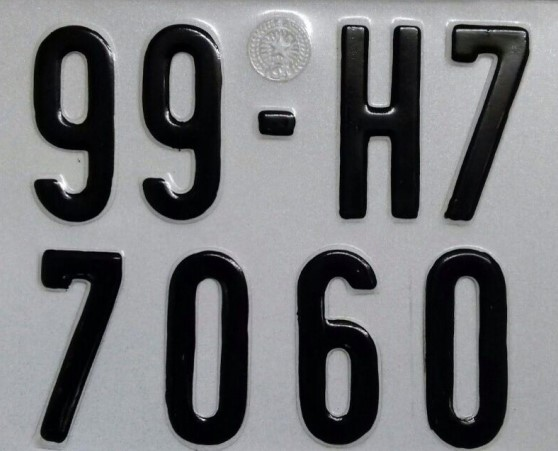
#> input picture OpenCV/Bienso.jpg, 558 x 451 px
$ jupyter execute OpenCV.ipynb
#> lines starting #> are read from the running program, lines starting #| are printed output that depends on the picture; after the words box and inside, x2 and y2 are one past the last pixel; in counts of white or black regions, pixels touching at a corner belong together
### OpenCV/non_max_suppression.py
import numpy as np
import cv2
import numpy as np
from PIL import Image
import requests
from io import BytesIO
import matplotlib.pyplot as plt


img = cv2.imread('Bienso.jpg')
#CHuyển ảnh sang image gray
imgGray = cv2.cvtColor(img, cv2.COLOR_BGR2GRAY)
#CHuyển ảnh sang ảnh nhị phân
_, imgBi = cv2.threshold(img, 100, 255, cv2.THRESH_BINARY)
#Chuyển ảnh sang grayimage
imgGrayBi = cv2.cvtColor(imgBi, cv2.COLOR_BGR2GRAY)
plt.figure(figsize=(16,4))
plt.subplot(141), plt.imshow(img), plt.title('Original image')
plt.subplot(142), plt.imshow(imgGray), plt.title('Gray image')
plt.subplot(143), plt. imshow(imgBi), plt.title('Binary image')
plt.subplot(144), plt.imshow(imgGrayBi), plt.title('Gray of Binary image')
contours, hierarchy = cv2.findContours(imgGrayBi, cv2.RETR_TREE, cv2.CHAIN_APPROX_SIMPLE)
contours, hierarchy = cv2.findContours(imgGrayBi, cv2.RETR_TREE, cv2.CHAIN_APPROX_SIMPLE)
#Sắp xếp các contour theo diện tích giảm dần:
area_cnt = [cv2.contourArea(cnt) for cnt in contours]
area_sort = np.argsort(area_cnt)[::-1]
#Top 20 contours có diện tích lớn nhất
area_sort[:20]

def _drawBoundingbox(img, cnt):
    x, y, w, h = cv2.boundingRect(cnt)
    tmg = cv2.rectangle(img, (x,y), (x+w,y+h), (0,255,0), 2)
    return img

imgOrigin = img.copy()
#Vẽ bounding box cho 25 contours cps diện tích lớn nhất
for i in area_sort[:25]:
    cnt = contours[i]
    imgOrigin = _drawBoundingbox(imgOrigin, cnt)
plt.imshow(imgOrigin)

def non_max_suppression(boxes, overlapThresh):
  '''
  boxes: List các bounding box
  overlapThresh: Ngưỡng overlapping giữa các hình ảnh
  '''
  # Nếu không có bounding boxes thì trả về empty list
  if len(boxes)==0:
    return []
  # Nếu bounding boxes nguyên thì chuyển sang float.
  if boxes.dtype.kind == "i":
    boxes = boxes.astype("float")

  # Khởi tạo list của index được lựa chọn
  pick = []

  # Lấy ra tọa độ của các bounding boxes
  x1 = boxes[:,0]
  y1 = boxes[:,1]
  x2 = boxes[:,2]
  y2 = boxes[:,3]

  # Tính toàn diện tích của các bounding boxes và sắp xếp chúng theo thứ tự từ bottom-right, chính là tọa độ theo y của bounding box
  area = (x2 - x1 + 1) * (y2 - y1 + 1)
  idxs = np.argsort(y2)
  # Khởi tạo một vòng while loop qua các index xuất hiện trong indexes
  while len(idxs) > 0:
    # Lấy ra index cuối cùng của list các indexes và thêm giá trị index vào danh sách các indexes được lựa chọn
    last = len(idxs) - 1
    i = idxs[last]
    pick.append(i)

    # Tìm cặp tọa độ lớn nhất (x, y) là điểm bắt đầu của bounding box và tọa độ nhỏ nhất (x, y) là điểm kết thúc của bounding box
    xx1 = np.maximum(x1[i], x1[idxs[:last]])
    yy1 = np.maximum(y1[i], y1[idxs[:last]])
    xx2 = np.minimum(x2[i], x2[idxs[:last]])
    yy2 = np.minimum(y2[i], y2[idxs[:last]])

    # Tính toán width và height của bounding box
    w = np.maximum(0, xx2 - xx1 + 1)
    h = np.maximum(0, yy2 - yy1 + 1)

    # Tính toán tỷ lệ diện tích overlap
    overlap = (w * h) / area[idxs[:last]]

    # Xóa index cuối cùng và index của bounding box mà tỷ lệ diện tích overlap > overlapThreshold
    idxs = np.delete(idxs, np.concatenate(([last],
      np.where(overlap > overlapThresh)[0])))
  # Trả ra list các index được lựa chọn
  return boxes[pick].astype("int")

boundingBoxes = [cv2.boundingRect(cnt) for cnt in contours]
boundingBoxes = np.array([(x,y,x+w,y+h) for (x,y,w,h) in boundingBoxes])
pick = non_max_suppression(boundingBoxes, 0.5)
x,y,w,h = cv2.boundingRect(cnt)

# Vẽ bounding box cho 25 contours có diện tích lớn nhất
boundingBoxes = []
for i in area_sort[:25]:
  cnt = contours[i]
  x,y,w,h = cv2.boundingRect(cnt)
  x1, y1, x2, y2 = x, y, x+w, y+h
  boundingBoxes.append((x1, y1, x2, y2))

# Remove đi bounding box parent (chính là khung hình bound toàn bộ hình ảnh), nếu không khi áp dụng non max suppression chỉ giữ lại bounding box này
boundingBoxes = [box for box in boundingBoxes if box[:2] != (0, 0)]
boundingBoxes = np.array(boundingBoxes)
pick = non_max_suppression(boundingBoxes, 0.5)
imgOrigin = img.copy()
for (startX, startY, endX, endY) in pick:
    imgOrigin = cv2.rectangle(imgOrigin, (startX, startY), (endX, endY), (0, 255, 0), 2)
plt.imshow(imgOrigin)

### OpenCV/OpenCV.ipynb
[cell 1]
import cv2
import numpy as np
from PIL import Image
import requests
from io import BytesIO
import matplotlib.pyplot as plt

[cell 2]
'''
    SCALE IMAGE
'''
img = cv2.imread('Bienso.jpg')
#> img is the input picture: shape (451, 558, 3); mean B, G, R 122.4, 119.8, 118.8
cv2.imshow('image', img)
cv2.waitKey(0)
print(img.shape)
#| (451, 558, 3)

[cell 3]
#   Scale bằng cách gấp đấy weight và height
h, w= img.shape[:2]
print('weight: {}'.format(w), 'height: {}'.format(h))
#| weight: 558 height: 451
imgScale = cv2.resize(img, ( int(w*2), int(h*2) ), interpolation = cv2.INTER_LINEAR)
print('Scale image shape: {}'.format(imgScale.shape))
#| Scale image shape: (902, 1116, 3)
# cv2.imshow('imagescale', imgScale)
# cv2.waitKey(0)
plt.subplot(121), plt.imshow(imgScale), plt.title('Origin Iamge')
plt.subplot(122), plt.imshow(imgScale), plt.title('Sacle Iamge')
print('Origin Image shape: {}'.format(img.shape))
#| Origin Image shape: (451, 558, 3)
print('Scale Image shape: {}'.format(imgScale.shape))
#| Scale Image shape: (902, 1116, 3)

[cell 4]
'''
    TRANSLATION IMAGE
'''
rows, cols = img.shape[:2]
#   Dịch chuyển hình ảnh xuống góc dưới bên phải
tx, ty = (200, 200)
M1 = np.array([[1, 0, tx],
              [0, 1, ty]], dtype=np.float32)
tran1 = cv2.warpAffine(img, M1, (cols, rows))

#   Dịch chuyển xuống góc dưới bên trái
M2 = np.array([[1, 0, -tx],
               [0, 1, ty]], dtype=np.float32)
tran2 = cv2.warpAffine(img, M2, (cols, rows))

#   Dịch chuyên lên góc trên bên phải
M3 = np.array([[1, 0, tx],
               [0, 1, -ty]], dtype= np.float32)
tran3 = cv2.warpAffine(img, M3, (cols, rows))

#   Dịch chuyển góc trên bên trái
M4 = np.array([[1, 0, -tx],
                [0, 1, -ty]], dtype= np.float32)
tran4 = cv2.warpAffine(img, M4, (cols, rows))


plt.figure(figsize=(16,4))
plt.subplot(151), plt.imshow(tran1), plt.title('Góc dưới bên phải')
plt.subplot(152), plt.imshow(tran2), plt.title('Góc dưới bên trái')
plt.subplot(153), plt.imshow(tran3), plt.title('Góc trên bên phải')
plt.subplot(154), plt.imshow(tran4), plt.title('Góc trên bên trái')

[cell 5]
'''
    SMOOTHING IMAGE
'''

[cell 6]
# Convolution 2D
kernel = np.ones((5,5), np.float32) / 25
imgSmooth = cv2.filter2D(img, -1, kernel)

plt.subplot(121), plt.imshow(img), plt.title('Original')
plt.xticks([]), plt.yticks([])
plt.subplot(122), plt.imshow(imgSmooth), plt.title('Averaging')
plt.xticks([]), plt.yticks([])
plt.show()

[cell 7]
'''
    PHƯƠNG PHÁP Canny PHÁT HIỆN Edge
'''
edges = cv2.Canny(img, 100, 200)
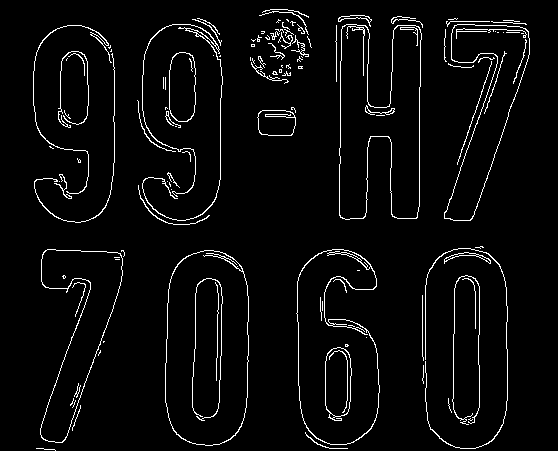
#> edges: shape (451, 558); 4% white in thin lines or dots, all inside (x1, y1, x2, y2) = (33, 9, 530, 451)
plt.subplot(121), plt.imshow(img, cmap='gray')
plt.title('Original Image'), plt.xticks([]), plt.yticks([])

plt.subplot(122), plt.imshow(edges, cmap='gray')
plt.title('Edge Image'), plt.xticks([]), plt.yticks([])

plt.show()

[cell 8]
'''
    CONTOUR
'''
img5 = cv2.imread('Bienso.jpg')
cv2.imshow('Bien so', img5)
cv2.waitKey(0)

#   Lọc ảnh bằng thuật toán Canny
img5Canny = cv2.Canny(img5, 100, 200)

contours, hierarchy = cv2.findContours(img5Canny, cv2.RETR_TREE, cv2.CHAIN_APPROX_SIMPLE)
#> contours = 167 contours, 133 with area under 20; largest, box (x1, y1, x2, y2) and area: (165, 250, 249, 446) 14364, (165, 250, 249, 446) 14292, (296, 249, 380, 445) 12012, (296, 249, 380, 445) 11839, (339, 24, 422, 220) 11404

imgOrigin = img5.copy()
img1 = img5.copy()
img2 = img5.copy()

# Vẽ toàn bộ contours trên hình ảnh gốc
cv2.drawContours(img1, contours, -1, (0, 255, 0), 3)
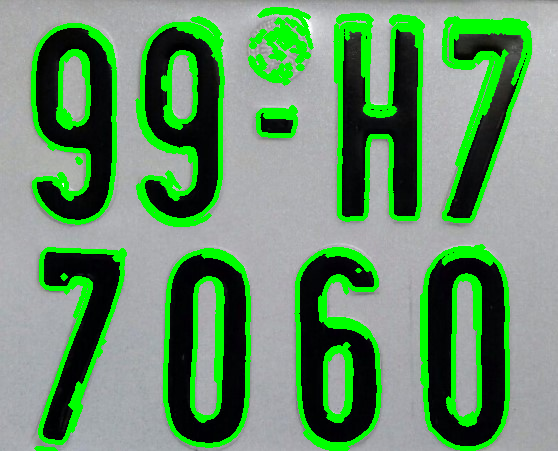
#> img1: shape (451, 558, 3); 16.68% of pixels changed, all inside (x1, y1, x2, y2) = (31, 7, 532, 451)

# Vẽ chỉ contour thứ 4 trên hình ảnh gốc
cv2.drawContours(img2, contours, 100, (0, 255, 0), 3)
#> img2: shape (451, 558, 3); 0.32% of pixels changed, all inside (x1, y1, x2, y2) = (167, 50, 198, 124)

plt.figure(figsize = (12, 3))
plt.subplot(141),plt.imshow(imgOrigin),plt.title('Original')
plt.xticks([]), plt.yticks([])
plt.subplot(142),plt.imshow(img5Canny),plt.title('Canny Binary Image')
plt.xticks([]), plt.yticks([])
plt.subplot(143),plt.imshow(img1),plt.title('All Contours')
plt.xticks([]), plt.yticks([])
plt.subplot(144),plt.imshow(img2),plt.title('Contour 4')
plt.xticks([]), plt.yticks([])

[cell 9]
#   Vẽ contour 0 trên hình ảnh gốc
img6 = cv2.imread('star.jpg')
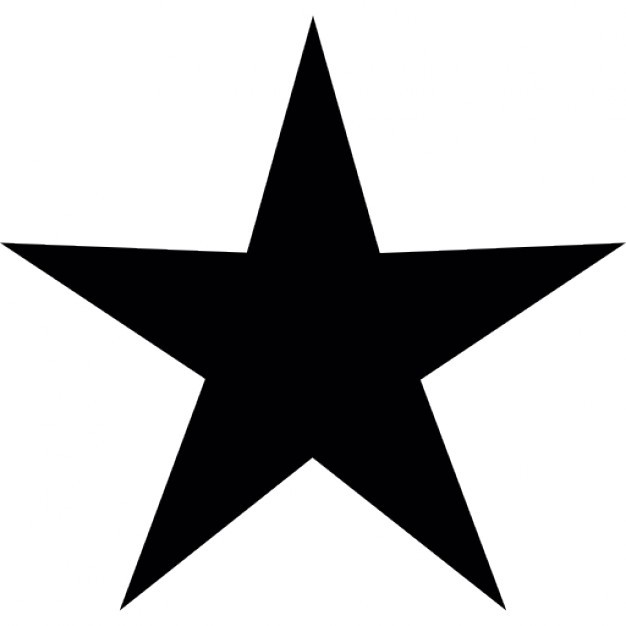
#> input picture OpenCV/star.jpg, 626 x 626 px
#> img6 is the input picture: shape (626, 626, 3); mean B, G, R 184.6, 184.1, 184.1
Img6Canny = cv2.Canny(img6, 100, 255)
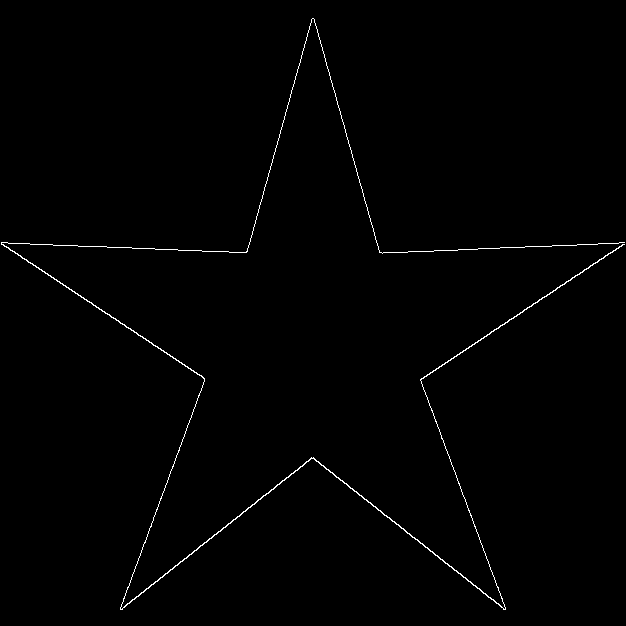
#> Img6Canny: shape (626, 626); 0.72% white in thin lines or dots
contours, hierarchy = cv2.findContours(Img6Canny, cv2.RETR_TREE, cv2.CHAIN_APPROX_SIMPLE)
#> contours = 1 contour; box (x1, y1, x2, y2) and area: (1, 18, 625, 610) 593
cv2.drawContours(img6, contours, 0, (0, 255, 0), 3)
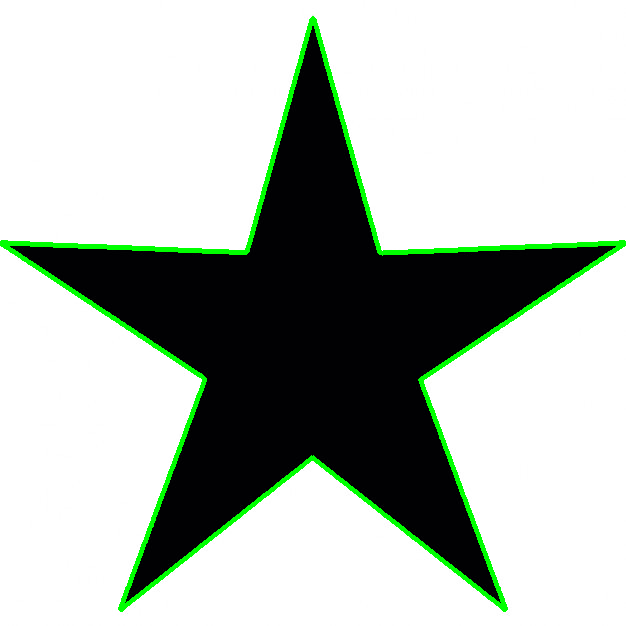
#> img6: shape (626, 626, 3); 2.96% of pixels changed, all inside (x1, y1, x2, y2) = (0, 16, 626, 612)
plt.imshow(Img6Canny)

[cell 10]
cnt = contours[0]
#> cnt = contour of 2160 points, box (x1, y1, x2, y2) (1, 18, 625, 610), area 593
M = cv2.moments(cnt)
#> M = moments, m00 593, centre m10/m00, m01/m00 = (312, 429.6)
print('Moment values of contour 0: {}'.format(M))
#> (printed output is left out)

[cell 11]
#Tính toán tâm của contour 0
cx = int(M['m10'] / M['m00'])
#> cx = 311
cy = int(M['m01'] / M['m00'])
#> cy = 429
print('Centroid position: ({}, {})'.format(cx, cy))
#| Centroid position: (311, 429)

#   Vẽ biểu đồ tâm contour[0] và vẽ contour[0]
plt.imshow(img6)
plt.scatter(cx, cy, s = 50, c='red', marker = 'o')

[cell 12]
'''
    Bounding bOx
'''
#   Vẽ Bounding box hình chữ nhật đứng
img5 = cv2.imread('Bienso.jpg')
#   Chuyển ảnh sang gray
img5gray = cv2.cvtColor(img5, cv2.COLOR_BGR2GRAY)

#   Chuyển ảnh sang ảnh nhị phân
_, img5 = cv2.threshold(img5gray, 100, 255, cv2.THRESH_BINARY)
#> img5: shape (451, 558); 68.2% white; 18 black regions (9 under 20 px)
# plt.imshow(img5)
#   TÌm kiếm comtour trên binary picture
contours, hierarchy = cv2.findContours(img5, cv2.RETR_TREE, cv2.CHAIN_APPROX_SIMPLE)
#> contours = 61 contours, 39 with area under 20; largest, box (x1, y1, x2, y2) and area: (0, 0, 558, 451) 250650, (422, 248, 509, 450) 15273, (164, 249, 250, 446) 14613, (32, 24, 116, 223) 12325, (295, 249, 380, 446) 12142

#   Tìm ra toàn bộ diện tích các contours và sắp xếp thứ tự từ cao xuống thấp
area_cnt = [cv2.contourArea(cnt) for cnt in contours]
#> area_cnt = 61 values, max 250650 at index 0, min 0 at index 18, mean 5850.2
area_sort = np.argsort(area_cnt)[::1]
#> area_sort = 61 values, max 60 at index 48, min 0 at index 60, mean 30

#   Top 5 contours có diện tích lớn nhất
area_sort[:5]
#   Vẽ bounding box cho contours có diện tích lơn thứ 2
cnt = contours[area_sort[1]]
#> cnt = [[424, 344], [424, 345]]
x,y,w,h = cv2.boundingRect(cnt)
#> x = 424; y = 344; w = 1; h = 2
print('centoid: ({}, {}), (width, height): ({}, {})'.format(x,y,w,h))
#| centoid: (424, 344), (width, height): (1, 2)
# [5 lines of commented-out code are left out]
area_sort
def _drawBoundingBox(img5, cnt):
  x,y,w,h = cv2.boundingRect(cnt)
  img5 = cv2.rectangle(img5, (x,y),(x+w,y+h),(0,255,0),2)
  return img5
img5Origin = img5.copy()
# Vẽ bounding box cho 25 contours có diện tích lớn nhất
for i in area_sort[:25]:
  cnt = contours[i]
  img5Origin = _drawBoundingBox(img5Origin, cnt)
  plt.imshow(img5Origin)
#> this loop made 25 passes
#> (i, cnt, x in _drawBoundingBox, y in _drawBoundingBox, w in _drawBoundingBox, h in _drawBoundingBox) on passes 1, 2, 3, 4, 6, 13: (25, [[464, 422], [465, 422]], 464, 422, 2, 1), (26, [[424, 344], [424, 345]], 424, 344, 1, 2), (27, [[424, 337], [424, 339]], 424, 337, 1, 3), (28, [[424, 331], [424, 334]], 424, 331, 1, 4), (22, [[214, 255], [218, 255], [219, 256], [218, 255]], 214, 255, 6, 2), (55, [[524, 41], [525, 41]], 524, 41, 2, 1)
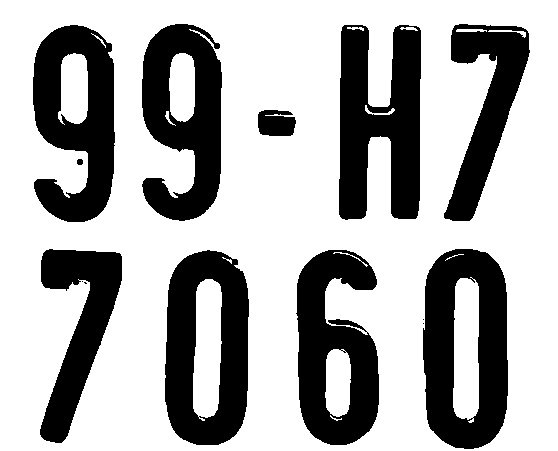
#> img5Origin: shape (451, 558); 68.1% white; 14 black regions (4 under 20 px)
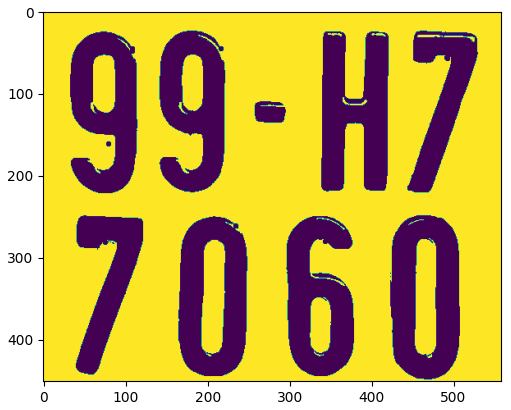
#> figure drawn by matplotlib, 1 panel
#> `contours, hierarchy = cv2.findContours(imgGrayBi, cv2.RETR_TREE, cv2.C..`: contours = 64 contours, 42 with area under 20; largest, box (x1, y1, x2, y2) and area: (0, 0, 558, 451) 250650, (422, 248, 509, 450) 15265, (164, 249, 250, 446) 14586, (32, 24, 116, 223) 12317, (295, 249, 380, 446) 12113
#> `area_cnt = [cv2.contourArea(cnt) for cnt in contours]`: area_cnt = 64 values, max 250650 at index 0, min 0 at index 17, mean 5575.1
#> `area_sort = np.argsort(area_cnt)[::-1]`: area_sort = 64 values, max 63 at index 12, min 0 at index 0, mean 31.5
#> the loop `for i in area_sort[:25]:` made 25 passes
#> i on passes 2 to 9: 24, 20, 49, 12, 61, 45, 36, 53
#> after the loop `for i in area_sort[:25]:`:
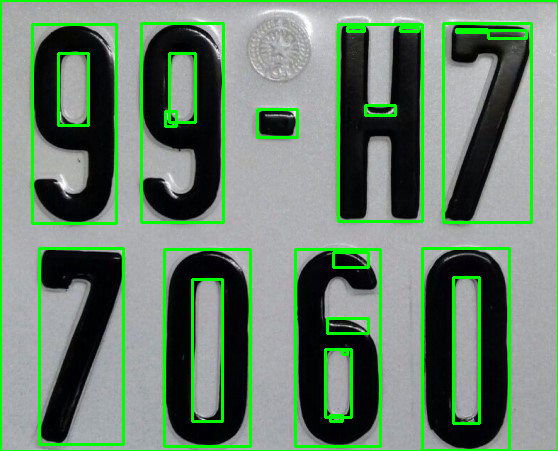
#> imgOrigin: shape (451, 558, 3); 8.91% of pixels changed, all inside (x1, y1, x2, y2) = (0, 0, 558, 451)
#> `boundingBoxes = [cv2.boundingRect(cnt) for cnt in contours]`: boundingBoxes = 64 items, first 6: (0, 0, 558, 451), (366, 331, 3, 3), (422, 322, 3, 3), (327, 318, 41, 15), (65, 289, 3, 3), (83, 281, 5, 4)
#> `boundingBoxes = np.array([(x,y,x+w,y+h) for (x,y,w,h) in boundingBoxes])`: boundingBoxes = 64 rows, first 6: [0, 0, 558, 451], [366, 331, 369, 334], [422, 322, 425, 325], [327, 318, 368, 333], [65, 289, 68, 292], [83, 281, 88, 285]

[cell 13]
from non_max_suppression import *
#> in non_max_suppression, `boxes = boxes.astype("float")`: boxes has the same summary as boundingBoxes outside non_max_suppression
#> in non_max_suppression, `x1 = boxes[:,0]`: x1 = 64 values, max 524 at index 58, min 0 at index 0, mean 305.4
#> in non_max_suppression, `y1 = boxes[:,1]`: y1 = 64 values, max 422 at index 25, min 0 at index 0, mean 192.4
#> in non_max_suppression, `x2 = boxes[:,2]`: x2 = 64 values, max 558 at index 0, min 67 at index 50, mean 333.1
#> in non_max_suppression, `y2 = boxes[:,3]`: y2 = 64 values, max 451 at index 0, min 31 at index 47, mean 235.2
#> in non_max_suppression, `area = (x2 - x1 + 1) * (y2 - y1 + 1)`: area = 64 values, max 252668 at index 0, min 4 at index 17, mean 6384.2
#> in non_max_suppression, `idxs = np.argsort(y2)`: idxs = 64 values, max 63 at index 16, min 0 at index 63, mean 31.5
#> the loop in non_max_suppression, `while len(idxs) > 0:` made 1 pass
#> (last, i) on pass 1: (63, 0)
#> after the loop in non_max_suppression, `while len(idxs) > 0:`: idxs = empty array; pick = [0]
#> `pick = non_max_suppression(boundingBoxes, 0.5)`: pick = [[0, 0, 558, 451]]
#> `x,y,w,h = cv2.boundingRect(cnt)`: x = 342; y = 350; w = 5; h = 4
#> the loop `for i in area_sort[:25]:` made 25 passes
#> (i, x1, y1, x2) on passes 2 to 9: (24, 422, 248, 509), (20, 164, 249, 250), (49, 32, 24, 116), (12, 295, 249, 380), (61, 141, 23, 223), (45, 338, 24, 422), (36, 39, 248, 123), (53, 443, 23, 531)
#> after the loop `for i in area_sort[:25]:`: boundingBoxes = 25 items, first 6: (0, 0, 558, 451), (422, 248, 509, 450), (164, 249, 250, 446), (32, 24, 116, 223), (295, 249, 380, 446), (141, 23, 223, 222)
#> `boundingBoxes = [box for box in boundingBoxes if box[:2] != (0, 0)]`: boundingBoxes = 24 items, first 6: (422, 248, 509, 450), (164, 249, 250, 446), (32, 24, 116, 223), (295, 249, 380, 446), (141, 23, 223, 222), (338, 24, 422, 221)
#> `boundingBoxes = np.array(boundingBoxes)`: boundingBoxes = 24 rows, first 6: [422, 248, 509, 450], [164, 249, 250, 446], [32, 24, 116, 223], [295, 249, 380, 446], [141, 23, 223, 222], [338, 24, 422, 221]
#> in non_max_suppression (call 2), `boxes = boxes.astype("float")`: boxes has the same summary as boundingBoxes outside non_max_suppression
#> the loop in non_max_suppression (call 2), `while len(idxs) > 0:` made 9 passes
#> (last, i, xx1, yy1, xx2, yy2, w, h) on passes 5 to 6: (12, 2, [347, 400, 456, 488, 365, 169, 58, 165, 257, 338, 443, 141], [27, 27, 29, 30, 105, 53, 53, 111, 109, 24, 24, 24], [116, 116, 116, 116, 116, 116, 88, 116, 116, 116, 116, 116], [31, 31, 32, 38, 115, 122, 125, 126, 137, 221, 222, 222], [0, 0, 0, 0, 0, 0, 31, 0, 0, 0, 0, 0], [5, 5, 4, 9, 11, 70, 73, 16, 29, 198, 199, 199]), (10, 4, [347, 400, 456, 488, 365, 169, 165, 257, 338, 443], [27, 27, 29, 30, 105, 53, 111, 109, 24, 23], [223, 223, 223, 223, 223, 195, 176, 223, 223, 223], [31, 31, 32, 38, 115, 122, 126, 137, 221, 222], [0, 0, 0, 0, 0, 27, 12, 0, 0, 0], [5, 5, 4, 9, 11, 70, 16, 29, 198, 200])
#> `pick = non_max_suppression(boundingBoxes, 0.5)`: pick = [[422, 248, 509, 450], [295, 249, 380, 446], [164, 249, 250, 446], [39, 248, 123, 444], [32, 24, 116, 223], [141, 23, 223, 222], [443, 23, 531, 222], [338, 24, 422, 221], [257, 109, 297, 137]]
#> the loop `for (startX, startY, endX, endY) in pick:` made 9 passes
#> pass 1, `imgOrigin = cv2.rectangle(imgOrigin, (startX, startY), (endX, endY), (..`:
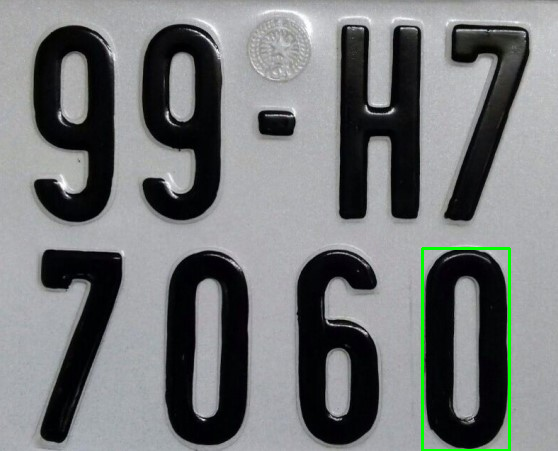
#> imgOrigin: shape (451, 558, 3); 0.65% of pixels changed, all inside (x1, y1, x2, y2) = (421, 247, 511, 451)
#> after the loop `for (startX, startY, endX, endY) in pick:`:
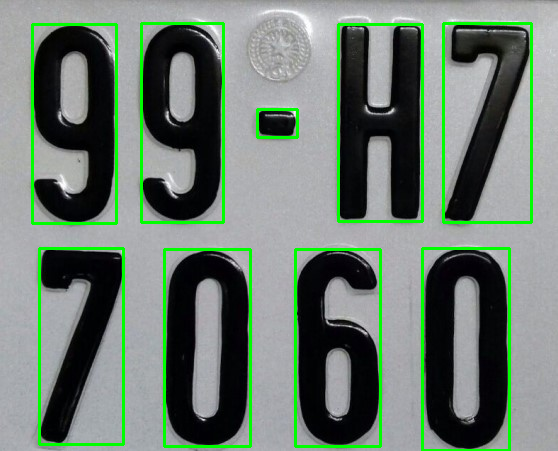
#> imgOrigin: shape (451, 558, 3); mean B, G, R 113.4, 125, 110
boundingBoxes = [cv2.boundingRect(cnt) for cnt in contours]
#> boundingBoxes = 64 items, first 6: (0, 0, 558, 451), (366, 331, 3, 3), (422, 322, 3, 3), (327, 318, 41, 15), (65, 289, 3, 3), (83, 281, 5, 4)
boundingBoxes = np.array([(x,y,x+w,y+h) for (x,y,w,h) in boundingBoxes])
#> boundingBoxes = 64 rows, first 6: [0, 0, 558, 451], [366, 331, 369, 334], [422, 322, 425, 325], [327, 318, 368, 333], [65, 289, 68, 292], [83, 281, 88, 285]
pick = non_max_suppression(boundingBoxes, 0.5)
#> in non_max_suppression (call 3), `boxes = boxes.astype("float")`: boxes has the same summary as boundingBoxes outside non_max_suppression
#> pick = [[0, 0, 558, 451]]
def _cropImage(x1, y1, x2, y2, img):
  if np.ndim(img) == 3:
    crop = img[y1:y2, x1:x2, :]
  else:
    crop = img[y1:y2, x1:x2]
  return crop

crop_images = [_cropImage(x1, y1, x2, y2, img) for (x1, y1, x2, y2) in pick]
#> crop_images = 1 item

fg, ax = plt.subplots(4,5,figsize=(12, 4))
fg.suptitle('Cropped Images')

for i in np.arange(4):
  for j in np.arange(5):
    try:
      ax[i,j].imshow(crop_images[i+j+j*i])
      ax[i,j].set_xlabel('Sub Image '+str(i+j+j*i))
    except:
      next
